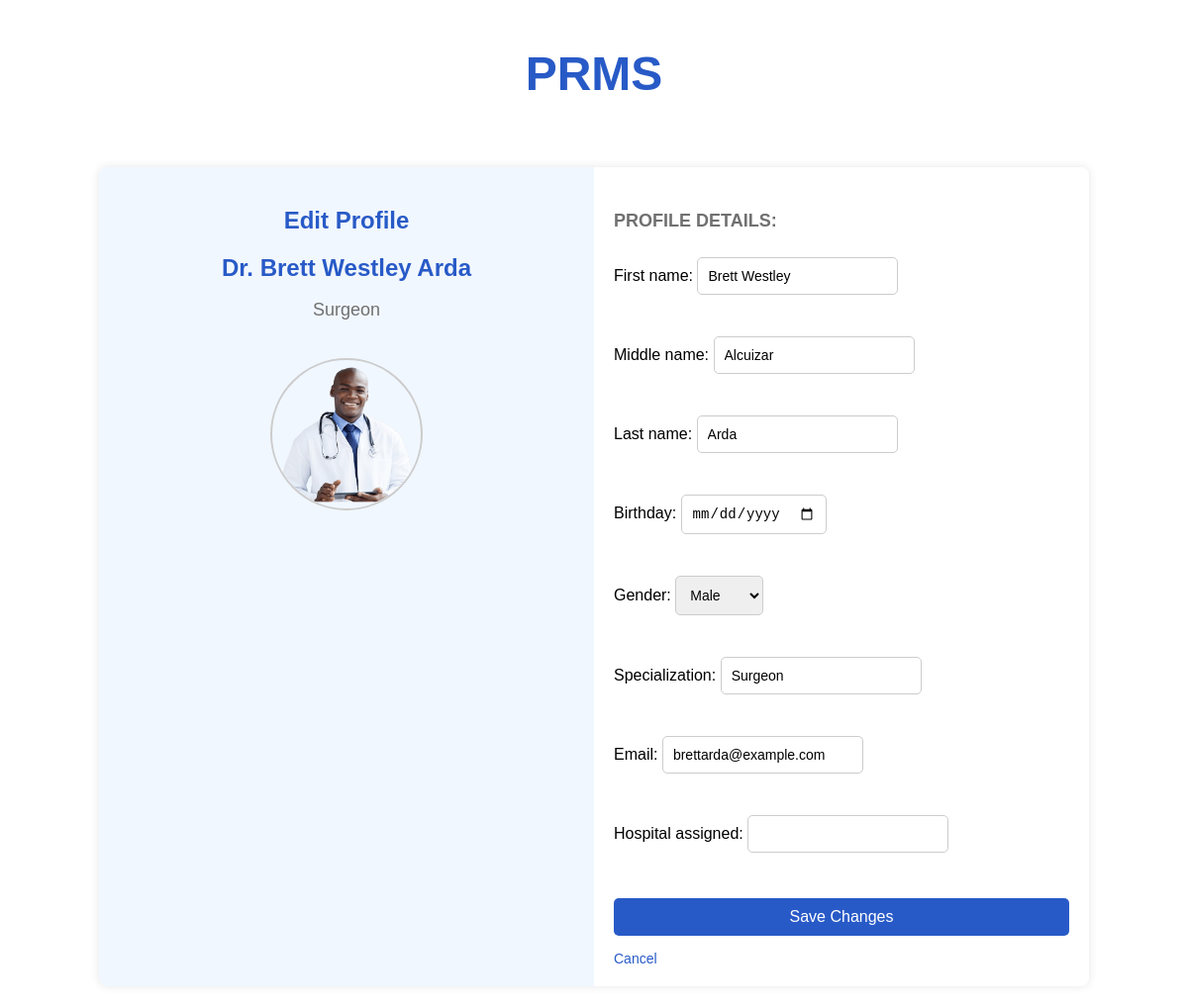
Before: /edit-profile/ (signed in) with the older database file.
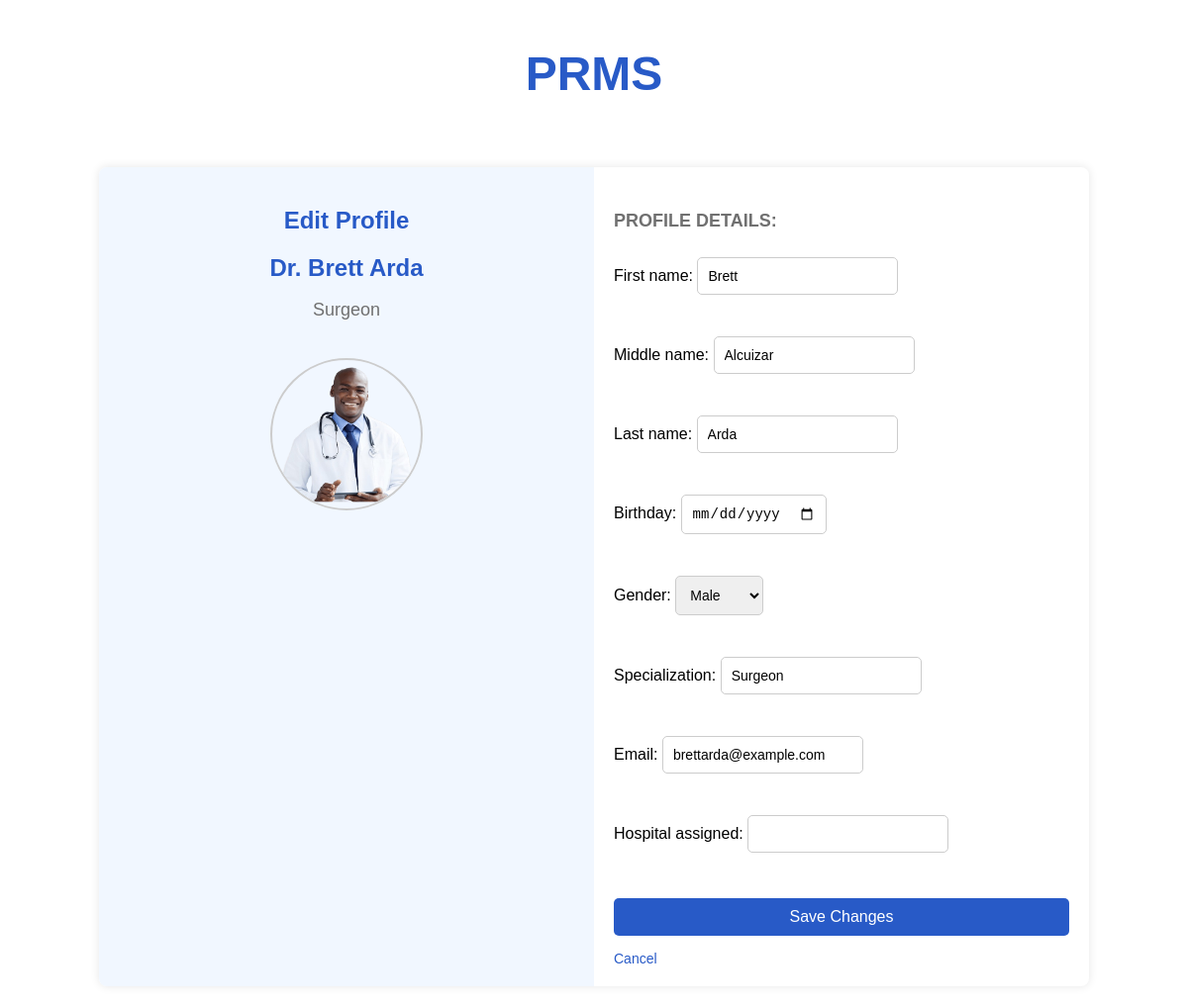
After: the same page with the newer database file.
### doctor/models.py (models this page shows, shortened)
class Doctor(models.Model):
    username = models.CharField(max_length=100, unique=True)
    password = models.CharField(max_length=100)
    email = models.EmailField(unique=True)
    first_name = models.CharField(max_length=50)
    middle_name = models.CharField(max_length=50, blank=True, null=True)
    last_name = models.CharField(max_length=50)
    birthday = models.DateField(null=True, blank=True)
    gender = models.CharField(max_length=10, null=True, blank=True)
    specialization = models.CharField(max_length=100)
    hospital_assigned = models.CharField(max_length=255, blank=True, default="")

### doctor/views.py (the view)
# urls.py: path('edit-profile/', views.edit_doctor_profile_view, name='edit_doctor_profile'),
def edit_doctor_profile_view(request):
    doctor_id = doctor_logged_in(request)
    doctor = get_object_or_404(Doctor, id=doctor_id)
    if request.method == 'POST':
        form = DoctorProfileEditForm(request.POST, instance=doctor)
        if form.is_valid():
            form.save()
            Activity.objects.create(
                doctor=doctor,
                description="Updated profile information."
            )
            return redirect('doctor_profile')
    else:
        form = DoctorProfileEditForm(instance=doctor)
    return render(request, 'edit_doctor_profile.html', {'form': form, 'doctor': doctor})

### doctor/forms.py
class DoctorProfileEditForm(forms.ModelForm):
    class Meta:
        model = Doctor
        fields = [
            'first_name', 'middle_name', 'last_name', 'birthday',
            'gender', 'specialization', 'email', 'hospital_assigned'
        ]
        widgets = {
            'birthday': forms.DateInput(attrs={'type': 'date'}),
            'gender': forms.Select(choices=[('Male', 'Male'), ('Female', 'Female')]),
        }

### doctor/views.py (called while the page is built)
def doctor_logged_in(request):
    doctor_id = request.session.get('doctor_id')
    if not doctor_id:
        return redirect('login')
    return doctor_id

### doctor/templates/edit_doctor_profile.html (shortened to what this page needs)
{% load static %}
<!DOCTYPE html>
<html lang="en">
<head>
    <link rel="stylesheet" href="{% static 'edit_doctor_profile.css' %}">
</head>
<body>
<div class="profile-header">
    <h1>PRMS</h1>
</div>
<div class="profile-container">
    <div class="left-section">
        <h2>Edit Profile</h2>
        <div class="profile-info">
            <h3>Dr. {{ doctor.first_name }} {{ doctor.last_name }}</h3>
            <p class="role">{{ doctor.specialization }}</p>
            <div class="profile-picture">
                {% if doctor.profile_picture %}
                    <img src="{{ doctor.profile_picture.url }}" alt="Profile Picture">
                {% else %}
                    <img src="{% static 'images/profile-placeholder.png' %}" alt="Profile Picture">
                {% endif %}
            </div>
        </div>
    </div>
    <div class="right-section">
        <h4>PROFILE DETAILS:</h4>
        <form method="POST" enctype="multipart/form-data">
            {{ form.as_p }}
            <button type="submit" class="save-btn">Save Changes</button>
            <a href="{% url 'doctor_profile' %}" class="cancel-btn">Cancel</a>
        </form>
    </div>
</div>
</body>
</html>

Changed rows visible on the page:
changed Doctor "Arda": first_name "Brett Westley" → "Brett"
